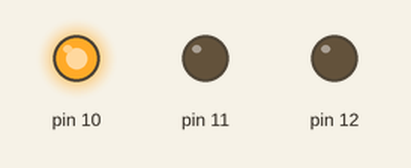
A sketch run on a simulated Arduino Uno, built with avr-gcc and run on an emulated ATmega328P. Parts: output pins drawn as LEDs (lit = HIGH).

Above: at 0.05 s.
At 0.45 s:
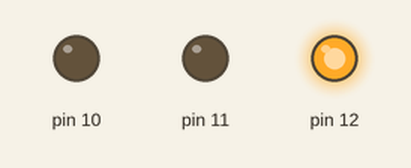
At 0.65 s:
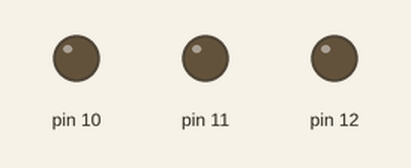
At 5.25 s:
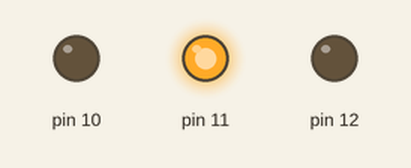
Timing chart, 0 to 5.5 s (numbered marks = the images above):
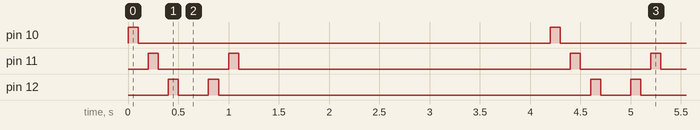

The sketch:

sketch_jun14a.ino
```cpp
void setup() {
  for( int x=10;x<13;x++)
  {
    pinMode(x,OUTPUT);
    }
   }

void loop() {
  for(int x=10;x<13;x++)
  {
    digitalWrite(x,HIGH);
    delay(100);
    digitalWrite(x,LOW);
    delay(100);
  }
  for(int x=13;x>10;x--)
  {
    digitalWrite(x,HIGH);
    delay(100);
    digitalWrite(x,LOW);
    delay(100);

  }
 for(int x=13;x>10;x--)
  {
    digitalWrite(x,LOW);
    delay(1000);

  }


}
```

Measured:
- by itself, pin 10: alternates HIGH for 0.10 s and LOW for 4.1 s
- by itself, pin 11: repeats every 4.2 s: LOW 0.70 s, HIGH 0.10 s, LOW 3.3 s, HIGH 0.10 s
- by itself, pin 12: repeats every 4.2 s: LOW 0.30 s, HIGH 0.10 s, LOW 3.7 s, HIGH 0.10 s
